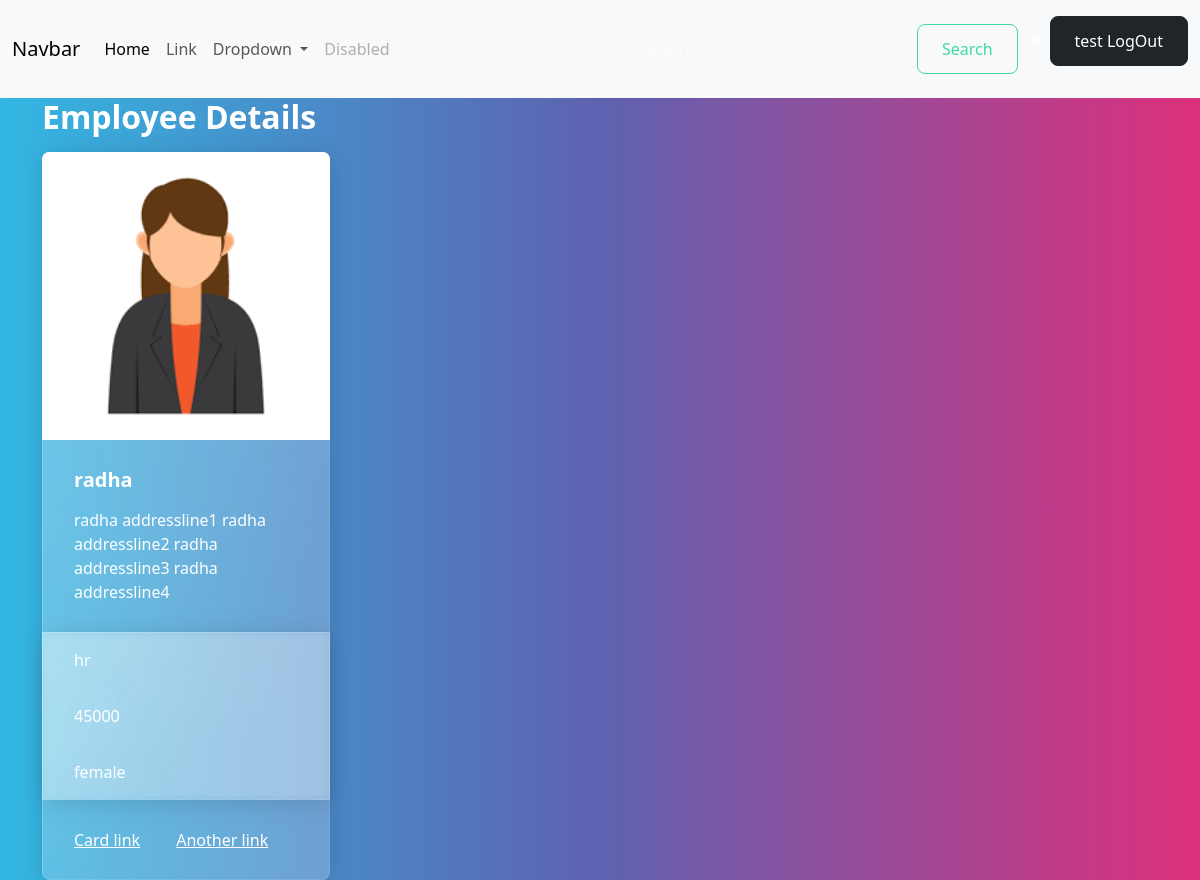
/employee/2 (signed in), run on the app's committed database.
### crm/models.py (models this page shows, shortened)
class Employee(models.Model):
    name=models.CharField(max_length=100)
    email=models.EmailField(unique=True)
    address=models.TextField()
    department=models.CharField(max_length=100)
    salary=models.PositiveIntegerField()
    date_of_join=models.DateField()
    gender_choice=(
                    ("male","male"),
                    ("female","female"),
                    ("others","others")
                )
    gender=models.CharField(max_length=100,choices=gender_choice,default="male")
    picture=models.ImageField(upload_to="employee_images",null=True,blank=True)

### crm/views.py (the view)
# urls.py: path("employee/<int:pk>",views.EmployeeDetailView.as_view(),name="employee-details"),
@method_decorator(decs,name="dispatch")
class EmployeeDetailView(View):
    template_name="employee_detail.html"
    def get(self,request,*args,**kwargs):
        id=kwargs.get("pk")
        qs=Employee.objects.get(id=id)
        return render(request,self.template_name,{"data":qs})

### crm/templates/employee_detail.html
{%extends 'base.html'%}
{%block main_block%}
<div class="container">
    <h2>Employee Details</h2>
    <div class="card" style="width: 18rem;">
        {%if data.picture%}
        <img src="{{data.picture.url}}" class="card-img-top" alt="...">
        {%endif%}
        <div class="card-body">
            <h5 class="card-title">{{data.name}}</h5>
            <p class="card-text">{{data.address}}</p>
        </div>
        <ul class="list-group list-group-flush">
            <li class="list-group-item">{{data.department}}</li>
            <li class="list-group-item">{{data.salary}}</li>
            <li class="list-group-item">{{data.gender}}</li>
        </ul>
        <div class="card-body">
            <a href="#" class="card-link">Card link</a>
            <a href="#" class="card-link">Another link</a>
        </div>
    </div>
</div>
{%endblock%}

### crm/templates/base.html (shortened to what this page needs)
<!DOCTYPE html>
{%load static%}
<html lang="en">
<head>
    <link rel="stylesheet" href="{%static 'css/style.css'%}">
</head>
<body>
    <nav class="navbar navbar-expand-lg bg-body-tertiary">
        <div class="container-fluid">
          <a class="navbar-brand" href="#">Navbar</a>
          <div class="collapse navbar-collapse" id="navbarSupportedContent">
            <ul class="navbar-nav me-auto mb-2 mb-lg-0">
              <li class="nav-item">
                <a class="nav-link active" aria-current="page" href="#">Home</a>
              </li>
              <li class="nav-item">
                <a class="nav-link" href="#">Link</a>
              </li>
              <li class="nav-item dropdown">
                <a class="nav-link dropdown-toggle" href="#" role="button" data-bs-toggle="dropdown" aria-expanded="false">
                  Dropdown
                </a>
              </li>
              <li class="nav-item">
                <a class="nav-link disabled" aria-disabled="true">Disabled</a>
              </li>
            </ul>
            <form class="d-flex" role="search">
              <input class="form-control me-2" type="search" placeholder="Search" aria-label="Search">
              <button class="btn btn-outline-success" type="submit">Search</button>
            </form>
            <ul>
              <li class="nav-item">
                <a href="{%url 'signout'%}" class="btn btn-dark">{{request.user}}  LogOut</a>
              </li>
            </ul>
          </div>
        </div>
      </nav>
        {%block main_block%}
        {%endblock%}
</body>
</html>

### data on the page
Employee: picture (picture), name "radha", address "radha addressline1 radha addressline2 radha addressline3 radha addressline4", department "hr", salary "45000", gender "female"

### other printed values
{{ request.user }} "test"
